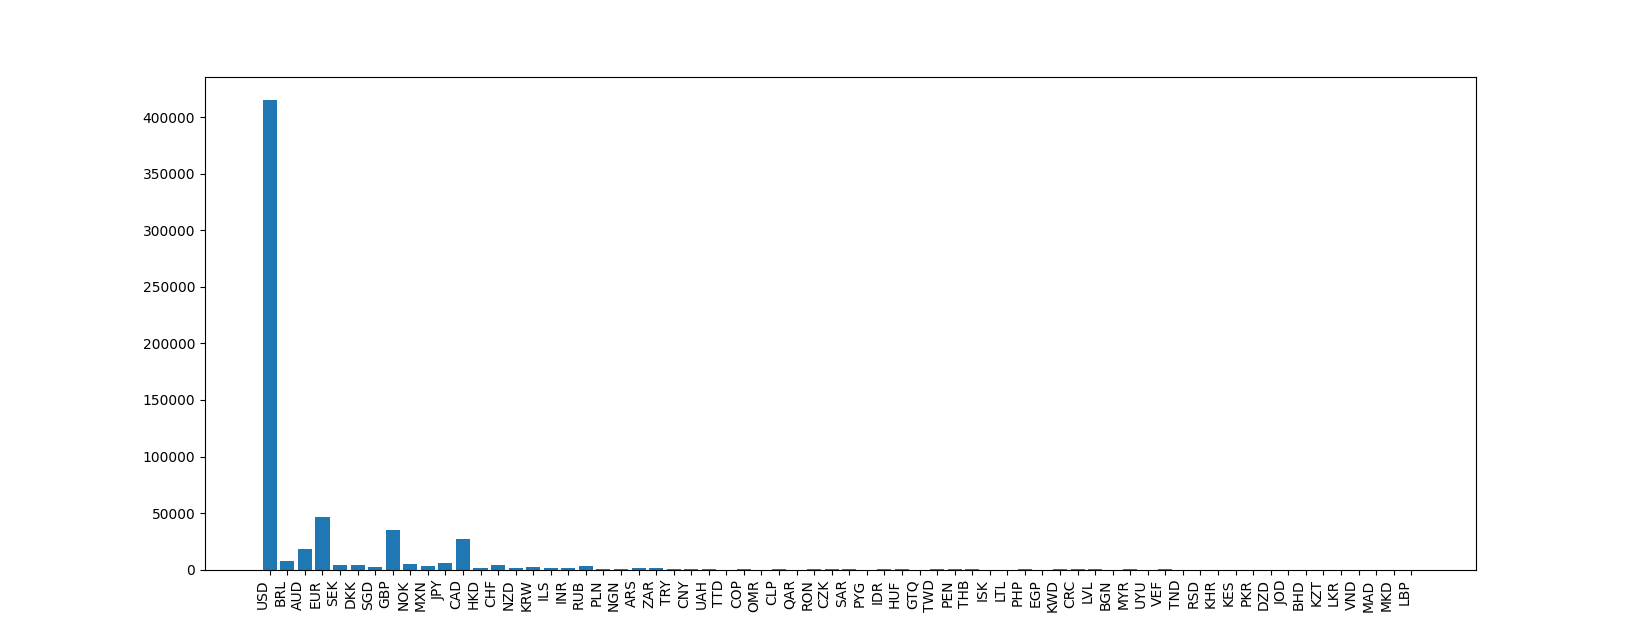

Generate this figure with Python:
import numpy as np
import pandas as pd
import matplotlib.pyplot as plt
def q01():
   #question unclear, is it total amount of transactions(count)
   # or total transaction amount(sum)? I've done the former.

    path = "C:\\Users\\ADMIN\\Desktop\\0_1.24 Sem\\Computer tools\\Data\\transactions.csv"
    df = pd.read_csv(path)
    df2 = df[df['transactionCurrencyCode'].notnull()]  # filter null value
    df2['transactionCurrencyCode'] = df2['transactionCurrencyCode'].str.upper()

    currency_list = []  # make empty list
    for x in df2.index:
        currency_list.append(df2.at[x, 'transactionCurrencyCode'])
    # Remove the duplication
    currency_list2 = list(dict.fromkeys(currency_list))

    num_transactions_currency = []
    for x in currency_list2:
        df_currency3 = df2[df2['transactionCurrencyCode'] == x]
        num_transactions = len(df_currency3) #getting number of transactions
        #print(num_transactions)
        print("Transactions for " + x + " is " + str(num_transactions) + ".")
        num_transactions_currency.append(num_transactions)

    plt.figure(figsize=(16.4, 6.4))
    plt.xticks(rotation=90, ha='right') #rotating x ticks for more readability
    plt.bar(currency_list2, num_transactions_currency)
    #plt.show()
    path = "C:\\Users\\ADMIN\\Desktop\\My Python Projects\\A6510582\\" + 'q01.png'
    plt.savefig(path)
